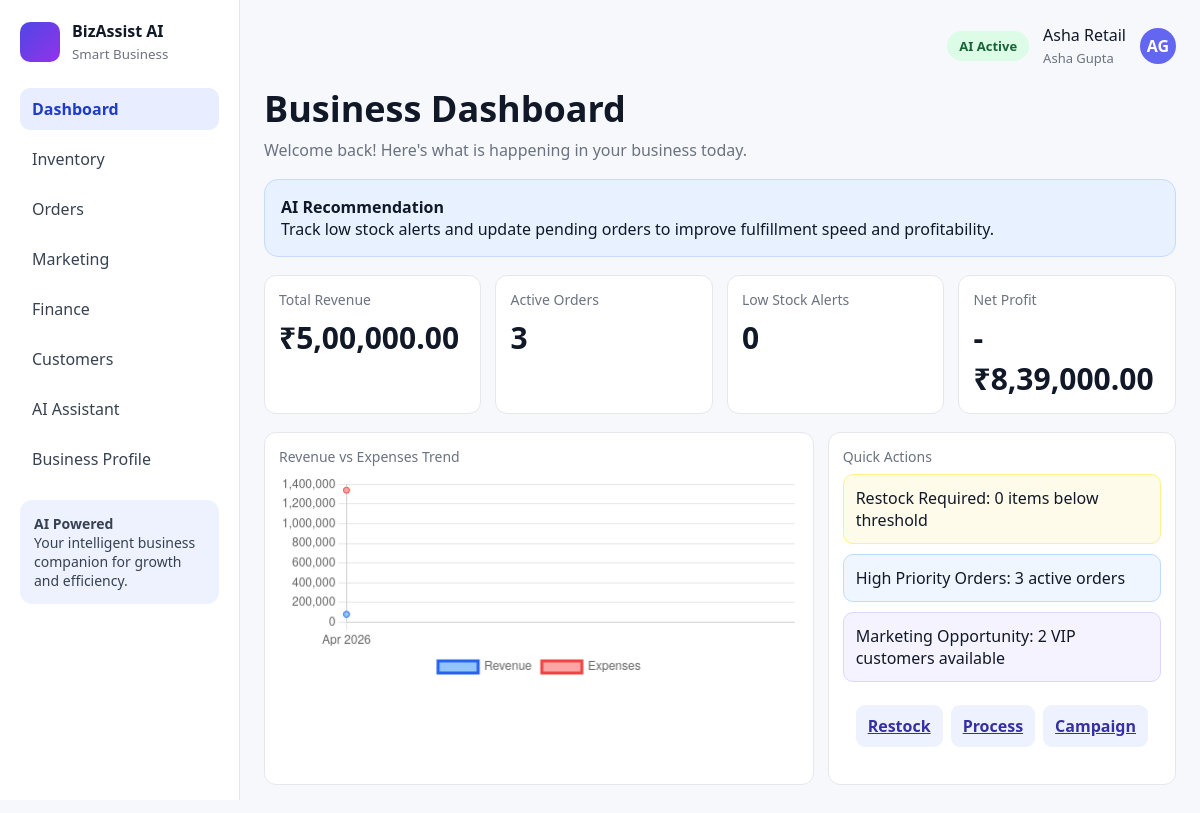
Page /dashboard on the earlier database version.
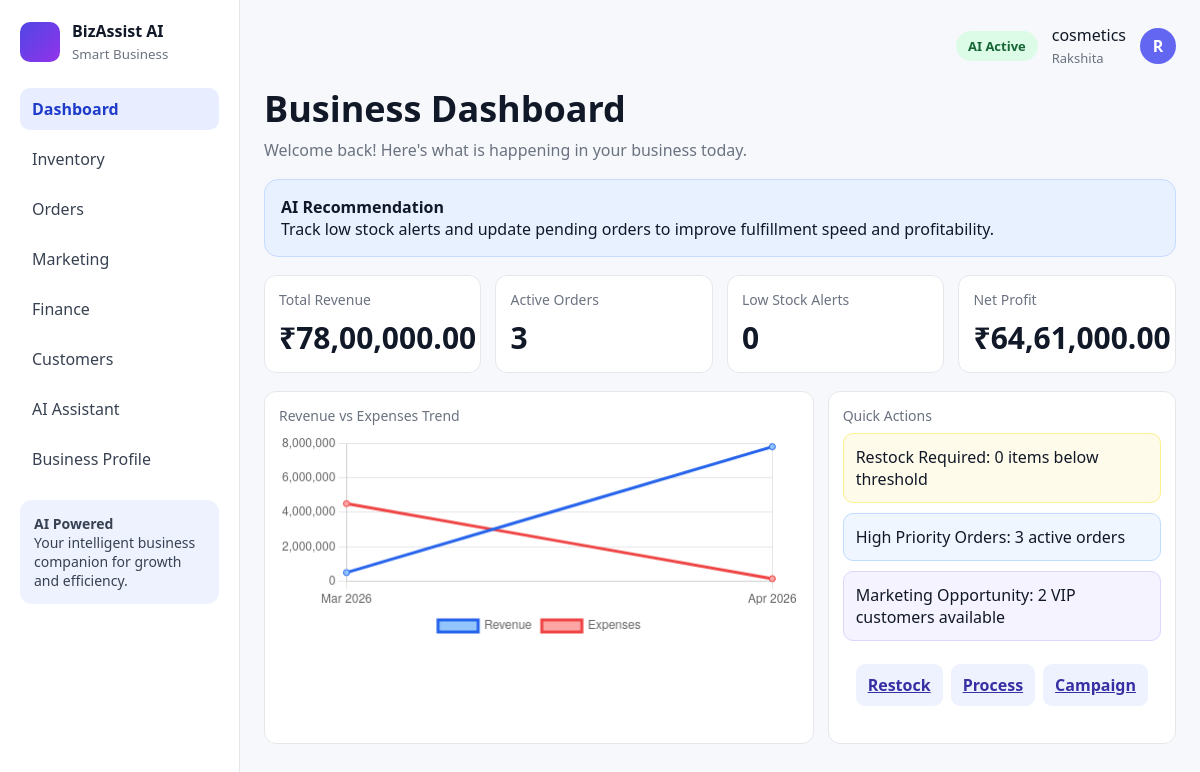
Same page on the later database version.
### tables this page shows
CREATE TABLE business_profile (
            id INTEGER PRIMARY KEY CHECK (id = 1),
            owner_name TEXT NOT NULL,
            business_name TEXT NOT NULL,
            email TEXT NOT NULL,
            phone TEXT NOT NULL,
            business_type TEXT NOT NULL,
            monthly_revenue REAL NOT NULL DEFAULT 0,
            monthly_expenses REAL NOT NULL DEFAULT 0,
            marketing_spend REAL NOT NULL DEFAULT 0,
            growth_target REAL NOT NULL DEFAULT 0
        );

### app.py (the view)
@app.route("/dashboard")
def dashboard():
    if not business_profile_required():
        return redirect(url_for("login"))
    conn = get_db_connection()
    profile = get_business_profile(conn)
    metrics = query_metrics(conn)
    month_labels, revenue_series, expense_series = get_chart_series(conn, profile)
    conn.close()
    return render_template(
        "dashboard.html",
        active_page="dashboard",
        metrics=metrics,
        month_labels=month_labels,
        revenue_series=revenue_series,
        expense_series=expense_series,
    )

### app.py (called while the page is built)
def get_db_connection():
    conn = sqlite3.connect("database.db")
    conn.row_factory = sqlite3.Row
    return conn

def format_inr(value):
    try:
        amount = float(value or 0)
    except (TypeError, ValueError):
        amount = 0
    sign = "-" if amount < 0 else ""
    amount = abs(amount)
    integer = int(amount)
    decimal = f"{amount:.2f}".split(".")[1]
    s = str(integer)
    if len(s) > 3:
        head = s[:-3]
        tail = s[-3:]
        chunks = []
        while len(head) > 2:
            chunks.insert(0, head[-2:])
            head = head[:-2]
        if head:
            chunks.insert(0, head)
        s = ",".join(chunks + [tail])
    return f"{sign}₹{s}.{decimal}"

def month_key_for(dt):
    return dt.strftime("%Y-%m")

def month_label(month_key):
    return datetime.strptime(month_key, "%Y-%m").strftime("%b %Y")

def get_business_profile(conn):
    return conn.execute("SELECT * FROM business_profile WHERE id = 1").fetchone()

def business_profile_required():
    conn = get_db_connection()
    profile = get_business_profile(conn)
    conn.close()
    return profile is not None

### templates/dashboard.html (shortened to what this page needs)
{% extends "base.html" %}
{% block content %}
<h1 class="page-title">Business Dashboard</h1>
<p class="page-subtitle">Welcome back! Here's what is happening in your business today.</p>
<div class="ai-box">
    <b>AI Recommendation</b>
    <p>Track low stock alerts and update pending orders to improve fulfillment speed and profitability.</p>
</div>
<div class="cards">
    <div class="card"><h3>Total Revenue</h3><div class="metric">{{ metrics.revenue|inr }}</div></div>
    <div class="card"><h3>Active Orders</h3><div class="metric">{{ metrics.active_orders }}</div></div>
    <div class="card"><h3>Low Stock Alerts</h3><div class="metric">{{ metrics.low_stock }}</div></div>
    <div class="card"><h3>Net Profit</h3><div class="metric">{{ metrics.net_profit|inr }}</div></div>
</div>
<div class="row">
    <div class="card">
        <h3 class="section-title">Revenue vs Expenses Trend</h3>
        <canvas id="revenueChart" height="120"></canvas>
    </div>
    <div class="card quick">
        <h3 class="section-title">Quick Actions</h3>
        <div class="warn">Restock Required: {{ metrics.low_stock }} items below threshold</div>
        <div class="info">High Priority Orders: {{ metrics.active_orders }} active orders</div>
        <div class="campaign">Marketing Opportunity: {{ metrics.vip_customers }} VIP customers available</div>
        <div style="margin-top:10px; display:flex; gap:8px;">
            <a class="btn btn-secondary" href="/inventory">Restock</a>
            <a class="btn btn-secondary" href="/orders">Process</a>
            <a class="btn btn-secondary" href="/marketing">Campaign</a>
        </div>
    </div>
</div>
<script>
const labels = {{ month_labels | tojson }};
const revenue = {{ revenue_series | tojson }};
const expenses = {{ expense_series | tojson }};
new Chart(document.getElementById("revenueChart"), {
    type: "line",
    data: {
        labels,
        datasets: [
            { label: "Revenue", data: revenue, borderColor: "#2563eb", backgroundColor: "#93c5fd", tension: 0.35 },
            { label: "Expenses", data: expenses, borderColor: "#ef4444", backgroundColor: "#fca5a5", tension: 0.35 }
        ]
    },
    options: { responsive: true, plugins: { legend: { position: "bottom" } } }
});
</script>
{% endblock %}

### templates/base.html (shortened to what this page needs)
<!DOCTYPE html>
<html lang="en">
<head>
</head>
<body>
<div class="app">
    <aside class="sidebar">
        <div class="logo">
            <div class="logo-icon"></div>
            <div>
                <div><b>BizAssist AI</b></div>
                <small>Smart Business</small>
            </div>
        </div>
        <nav class="nav">
            <a href="/dashboard" class="{{ 'active' if active_page == 'dashboard' else '' }}">Dashboard</a>
            <a href="/inventory" class="{{ 'active' if active_page == 'inventory' else '' }}">Inventory</a>
            <a href="/orders" class="{{ 'active' if active_page == 'orders' else '' }}">Orders</a>
            <a href="/marketing" class="{{ 'active' if active_page == 'marketing' else '' }}">Marketing</a>
            <a href="/finance" class="{{ 'active' if active_page == 'finance' else '' }}">Finance</a>
            <a href="/customers" class="{{ 'active' if active_page == 'customers' else '' }}">Customers</a>
            <a href="/assistant" class="{{ 'active' if active_page == 'assistant' else '' }}">AI Assistant</a>
            <a href="/business-profile" class="{{ 'active' if active_page == 'business_profile' else '' }}">Business Profile</a>
        </nav>
        <div class="promo">
            <b>AI Powered</b>
            <p>Your intelligent business companion for growth and efficiency.</p>
        </div>
    </aside>
    <main class="content">
        <div class="topbar">
            <span class="pill">AI Active</span>
            <div>{{ business_name }}<br><span class="muted">{{ owner_name }}</span></div>
            <div class="avatar">{{ avatar_text }}</div>
        </div>
        {% block content %}{% endblock %}
    </main>
</div>
</body>
</html>

Differences in the rows shown:
changed business_profile: business_name "Asha Retail" → "cosmetics"; owner_name "Asha Gupta" → "Rakshita"; revenue|inr "₹5,00,000.00" → "₹78,00,000.00"
Other differences:
{{ avatar_text }}: "AG" → "R"
{{ metrics.net_profit|inr }}: "-₹8,39,000.00" → "₹64,61,000.00"
chart data {{ revenue_series | tojson }}: [80739.0] → [500000.0, 7800000.0]
chart data {{ expense_series | tojson }}: [1339000.0] → [4500000.0, 145656.0]
